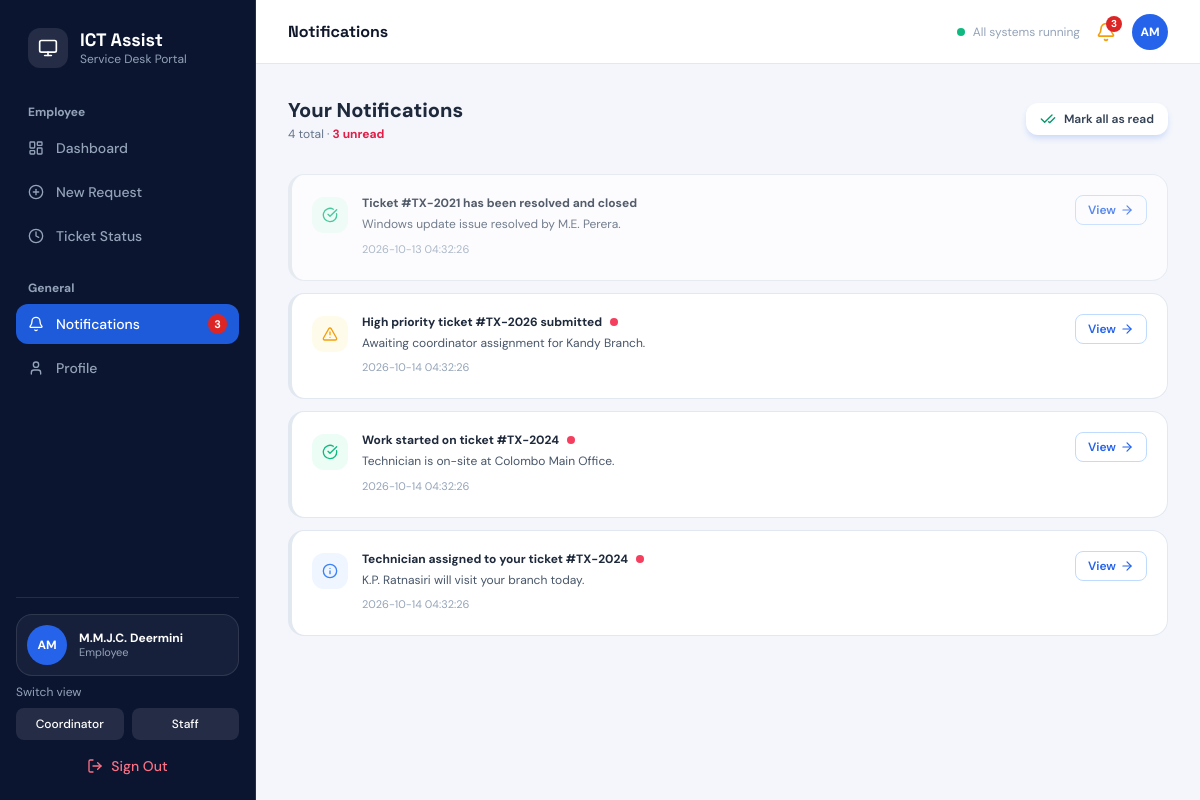
Screenshot of /notifications.php (signed in) with the database file from the repository.
### tables this page shows
CREATE TABLE users (
  id            INT UNSIGNED AUTO_INCREMENT PRIMARY KEY,
  name          VARCHAR(100) NOT NULL,             
  full_name     VARCHAR(150) NOT NULL,
  email         VARCHAR(150) NOT NULL UNIQUE,
  password_hash VARCHAR(255) NOT NULL,
  role          ENUM('employee','coordinator','staff') NOT NULL,
  role_title    VARCHAR(100) NULL,
  department_id INT UNSIGNED NULL,
  branch_id     INT UNSIGNED NULL,
  phone         VARCHAR(30)  NULL,
  avatar        VARCHAR(5)   NULL,                 
  profile_image VARCHAR(255) NULL,                 
  is_active     TINYINT(1) NOT NULL DEFAULT 1,
  created_at    TIMESTAMP NOT NULL DEFAULT CURRENT_TIMESTAMP,
  CONSTRAINT fk_users_dept   FOREIGN KEY (department_id) REFERENCES departments(id) ON DELETE SET NULL,
  CONSTRAINT fk_users_branch FOREIGN KEY (branch_id)     REFERENCES branches(id)    ON DELETE SET NULL,
  INDEX idx_users_role (role)
);

CREATE TABLE notifications (
  id         INT UNSIGNED AUTO_INCREMENT PRIMARY KEY,
  user_id    INT UNSIGNED NOT NULL,
  ticket_id  INT UNSIGNED NULL,
  title      VARCHAR(200) NOT NULL,
  subtitle   VARCHAR(300) NULL,
  type       ENUM('info','success','warning') NOT NULL DEFAULT 'info',
  is_read    TINYINT(1) NOT NULL DEFAULT 0,
  created_at DATETIME NOT NULL DEFAULT CURRENT_TIMESTAMP,
  CONSTRAINT fk_nt_user   FOREIGN KEY (user_id)   REFERENCES users(id)   ON DELETE CASCADE,
  CONSTRAINT fk_nt_ticket FOREIGN KEY (ticket_id) REFERENCES tickets(id) ON DELETE SET NULL,
  INDEX idx_nt_user_read (user_id, is_read)
);

### notifications.php (the view, shortened to what this page needs)
<?php
require_once 'config.php';
need();
$u = me();
$rows = q("SELECT * FROM notifications WHERE user_id=? ORDER BY id DESC LIMIT 100", [$u['id']])->fetchAll();
$unreadCount = 0;
foreach ($rows as $r) {
  if (!$r['is_read']) $unreadCount++;
}
head('Notifications');
?>
<div class="flex flex-col sm:flex-row sm:items-center justify-between gap-4 pb-2">
  <div>
    <h2 class="text-xl font-extrabold text-slate-800">Your Notifications</h2>
    <p class="text-xs text-slate-500 mt-0.5">
      <?= count($rows) ?> total · <span class="font-bold <?= $unreadCount ? 'text-rose-600' : 'text-slate-500' ?>"><?= $unreadCount ?> unread</span>
    </p>
  </div>
  <?php if ($unreadCount > 0): ?>
  <form method="post" class="inline">
    <button name="all" value="1" class="bg-white hover:bg-slate-50 text-slate-700 text-xs font-semibold px-3.5 py-2 rounded-xl border border-slate-200 shadow-xs transition flex items-center gap-2">
      <i data-lucide="check-check" class="w-4 h-4 text-emerald-600"></i>
      <span>Mark all as read</span>
    </button>
  </form>
  <?php endif; ?>
</div>
<?php if (!$rows): ?>
<div class="bg-white rounded-3xl border border-slate-200 p-12 text-center shadow-xs">
  <div class="w-14 h-14 bg-slate-100 text-slate-400 rounded-2xl flex items-center justify-center mx-auto mb-3">
    <i data-lucide="bell-off" class="w-7 h-7"></i>
  </div>
  <h3 class="text-sm font-bold text-slate-700">No notifications yet</h3>
  <p class="text-xs text-slate-400 mt-1 max-w-sm mx-auto">You're all caught up! Updates regarding tickets, tasks, assignments, and incident alerts will appear here.</p>
</div>
<?php else: ?>
<div class="space-y-3">
  <?php foreach ($rows as $n):
    $isRead = (bool)$n['is_read'];
    $type = $n['type'] ?? 'info';
    $isCoord = $u['role'] === 'coordinator';
    $isStaff = $u['role'] === 'staff';
    $borderCls = $isCoord ? 'border-l-4 border-purple-600' : ($isStaff ? 'border-l-4 border-emerald-600' : 'border-l-4 border-blue-500');
    $icon = 'info';
    $iconColor = $isCoord ? 'text-purple-600 bg-purple-50' : ($isStaff ? 'text-emerald-600 bg-emerald-50' : 'text-blue-500 bg-blue-50');
    if ($type === 'warning') {
      $borderCls = 'border-l-4 border-amber-500';
      $icon = 'alert-triangle';
      $iconColor = 'text-amber-500 bg-amber-50';
    } elseif ($type === 'success') {
      $borderCls = 'border-l-4 border-emerald-500';
      $icon = 'check-circle';
      $iconColor = 'text-emerald-500 bg-emerald-50';
    }
    $viewBtnCls = $isCoord ? 'text-purple-700 border-purple-200 hover:bg-purple-50' : ($isStaff ? 'text-emerald-700 border-emerald-200 hover:bg-emerald-50' : 'text-blue-600 border-blue-200 hover:bg-blue-50');
  ?>
  <div class="bg-white p-4 sm:p-5 rounded-2xl border border-slate-200 <?= $borderCls ?> shadow-xs flex items-start justify-between gap-4 <?= $isRead ? 'opacity-75 hover:opacity-100' : '' ?> transition">
    <div class="flex items-start space-x-3.5">
      <div class="w-9 h-9 rounded-xl <?= $iconColor ?> flex items-center justify-center shrink-0 mt-0.5">
        <i data-lucide="<?= $icon ?>" class="w-4 h-4"></i>
      </div>
      <div>
        <div class="flex items-center gap-2">
          <h4 class="text-xs font-bold text-slate-800"><?= e($n['title']) ?></h4>
          <?php if (!$isRead): ?>
          <span class="w-2 h-2 rounded-full bg-rose-500 shrink-0"></span>
          <?php endif; ?>
        </div>
        <p class="text-xs text-slate-600 mt-1 leading-relaxed"><?= e($n['subtitle']) ?></p>
        <span class="inline-block text-[11px] text-slate-400 mt-1.5"><?= e($n['created_at']) ?></span>
      </div>
    </div>
    <?php if (!empty($n['ticket_id'])): ?>
    <a href="ticket.php?id=<?= (int)$n['ticket_id'] ?>" class="shrink-0 text-xs font-semibold <?= $viewBtnCls ?> border px-3 py-1.5 rounded-lg transition flex items-center gap-1">
      <span>View</span>
      <i data-lucide="arrow-right" class="w-3.5 h-3.5"></i>
    </a>
    <?php endif; ?>
  </div>
  <?php endforeach; ?>
</div>
<?php endif; ?>
<?php foot(); ?>

### config.php (shortened to what this page needs)
<?php
$pdo = new PDO('mysql:host=localhost;dbname=ict_assist;charset=utf8mb4', 'root', '', [
  PDO::ATTR_ERRMODE => PDO::ERRMODE_EXCEPTION, PDO::ATTR_DEFAULT_FETCH_MODE => PDO::FETCH_ASSOC]);
function e($s){ return htmlspecialchars((string)$s, ENT_QUOTES); }
function q($sql, $p = []){ global $pdo; $s = $pdo->prepare($sql); $s->execute($p); return $s; }
function me(){
  static $cached = null;
  if ($cached !== null) return $cached;
  try {
    $row = q("SELECT id, name, full_name, email, role, avatar, profile_image FROM users WHERE id=? AND is_active=1", [$_SESSION['u']['id']])->fetch();
    if ($row) {
      $cached = $_SESSION['u'];
      return $cached;
    }
  } catch (Exception $e) {}
  return $_SESSION['u'];
}
function need($role = null){
  if (!me()) { header('Location: login.html'); exit; }
}
function initials($name){
  $parts = preg_split('/[\s\._-]+/', trim((string)$name));
  $in = '';
  foreach ($parts as $p) {
    if ($p !== '') $in .= strtoupper($p[0]);
    if (strlen($in) >= 2) break;
  }
  return $in ?: 'US';
}
function head($t){
  $u = me();
  $n = 0;
  if ($u) {
    $n = (int)q("SELECT COUNT(*) c FROM notifications WHERE user_id=? AND is_read=0", [$u['id']])->fetch()['c'];
  }
  $initials = $u ? initials($u['name']) : 'US';
  $cur = basename($_SERVER['PHP_SELF'] ?? '');
  echo '<!DOCTYPE html>';
  echo '<html lang="en">';
  echo '<head>';
  echo '<script src="https://cdn.tailwindcss.com"></script>';
  echo '<link rel="stylesheet" href="assets/style.css">';
  echo '</head>';
  echo '<body class="font-sans text-slate-700 min-h-screen lg:flex">';
  if ($u) {
    $role = $u['role'];
    $roleDisplay = ucfirst($role);
    $isDash = in_array($cur, ['dashboard.php', 'employee-dashboard.html', 'coordinator-dashboard.html', 'staff-dashboard.html']);
    $isNewReq = in_array($cur, ['new_request.php', 'new-request.html']);
    $isTicket = in_array($cur, ['ticket_status.php', 'ticket-status.html', 'ticket.php']);
    $isNotif = in_array($cur, ['notifications.php', 'notifications.html']);
    $isProfile = in_array($cur, ['profile.php', 'profile.html']);
    $activeBg = $role === 'coordinator' ? 'bg-purple-600 text-white' : ($role === 'staff' ? 'bg-emerald-600 text-white' : 'bg-neon text-white');
    $portalSubtitle = $role === 'coordinator' ? 'Coordinator Portal' : ($role === 'staff' ? 'Technician Portal' : 'Service Desk Portal');
    $linkActive = 'flex items-center gap-3 px-3 py-2.5 rounded-xl '.$activeBg.' font-medium text-sm shadow-xs';
    $linkInactive = 'flex items-center gap-3 px-3 py-2.5 rounded-xl text-slate-400 hover:text-white hover:bg-white/5 font-medium text-sm transition';
    echo '<aside id="sidebar" class="hidden lg:flex fixed lg:sticky top-0 z-40 h-screen w-64 bg-[#0B1530] border-r border-white/10 flex-col justify-between p-4 shrink-0 overflow-y-auto select-none">';
    echo '  <div>';
    echo '    <div class="p-3 flex items-center gap-3 mb-6">';
    echo '      <div class="w-10 h-10 rounded-xl bg-white/10 flex items-center justify-center text-white"><i data-lucide="monitor" class="w-5 h-5"></i></div>';
    echo '      <div>';
    echo '        <h1 class="font-display text-lg font-bold text-white leading-tight">ICT Assist</h1>';
    echo '        <p class="text-xs text-slate-400">'.e($portalSubtitle).'</p>';
    echo '      </div>';
    echo '    </div>';
    echo '    <p class="text-xs font-bold text-slate-400 px-3 mb-2">'.e($roleDisplay).'</p>';
    echo '    <nav class="space-y-1 text-sm font-medium mb-6">';
    echo '      <a href="dashboard.php" class="'.($isDash ? $linkActive : $linkInactive).'"><i data-lucide="layout-dashboard" class="w-4 h-4"></i><span>Dashboard</span></a>';
    if ($role === 'employee') {
      echo '      <a href="new_request.php" class="'.($isNewReq ? $linkActive : $linkInactive).'"><i data-lucide="plus-circle" class="w-4 h-4"></i><span>New Request</span></a>';
      echo '      <a href="ticket_status.php" class="'.($isTicket ? $linkActive : $linkInactive).'"><i data-lucide="clock" class="w-4 h-4"></i><span>Ticket Status</span></a>';
    } elseif ($role === 'staff') {
      echo '      <a href="ticket_status.php" class="'.($isTicket ? $linkActive : $linkInactive).'"><i data-lucide="wrench" class="w-4 h-4"></i><span>Assigned Tasks</span></a>';
    }
    echo '    </nav>';
    echo '    <p class="text-xs font-bold text-slate-400 px-3 mb-2">General</p>';
    echo '    <nav class="space-y-1 text-sm font-medium">';
    echo '      <a href="notifications.php" class="'.($isNotif ? $linkActive : $linkInactive).'"><i data-lucide="bell" class="w-4 h-4"></i><span>Notifications</span>'.($n ? '<span class="ml-auto bg-red-600 text-white text-[11px] font-bold rounded-full px-1.5">'.$n.'</span>' : '').'</a>';
    echo '      <a href="profile.php" class="'.($isProfile ? $linkActive : $linkInactive).'"><i data-lucide="user" class="w-4 h-4"></i><span>Profile</span></a>';
    echo '    </nav>';
    echo '  </div>';
    echo '  <div class="space-y-2 pt-4 border-t border-white/10 text-sm">';
    echo '    <a href="profile.php" class="flex items-center gap-3 p-2.5 mb-2 rounded-2xl bg-white/5 border border-white/10 hover:bg-white/10 transition group">';
    if (!empty($u['profile_image']) && file_exists(__DIR__ . '/uploads/' . $u['profile_image'])) {
      echo '      <span class="w-10 h-10 rounded-full overflow-hidden border border-white/20 shrink-0 block"><img src="uploads/'.e($u['profile_image']).'" alt="'.e($u['name']).'" class="w-full h-full object-cover"></span>';
    } else {
      $avatarBg = $role === 'coordinator' ? 'bg-purple-600' : ($role === 'staff' ? 'bg-emerald-600' : 'bg-blue-600');
      echo '      <span class="w-10 h-10 rounded-full '.$avatarBg.' text-white text-xs font-bold flex items-center justify-center shrink-0">'.e($initials).'</span>';
    }
    echo '      <span class="leading-tight min-w-0">';
    echo '        <span class="block text-xs font-bold text-white truncate group-hover:text-blue-200 transition">'.e($u['full_name'] ?: $u['name']).'</span>';
    echo '        <span class="block text-[11px] text-slate-400 capitalize">'.e($role).'</span>';
    echo '      </span>';
    echo '    </a>';
    echo '    <p class="text-xs text-slate-400">Switch view</p>';
    echo '    <div class="grid grid-cols-2 gap-2">';
    if ($role === 'employee') {
      echo '      <a href="switch_view.php?role=coordinator" class="py-2 bg-white/10 text-center rounded-lg hover:bg-purple-600 text-white text-xs font-medium transition">Coordinator</a>';
      echo '      <a href="switch_view.php?role=staff" class="py-2 bg-white/10 text-center rounded-lg hover:bg-emerald-600 text-white text-xs font-medium transition">Staff</a>';
    }
    echo '    </div>';
    echo '    <a href="logout.php" class="flex items-center justify-center gap-2 p-2 text-rose-400 hover:bg-rose-500/10 rounded-xl transition font-medium"><i data-lucide="log-out" class="w-4 h-4"></i>Sign Out</a>';
    echo '  </div>';
    echo '</aside>';
    echo '<div class="flex-1 flex flex-col min-w-0">';
    echo '  <header class="h-16 bg-white border-b border-slate-200 flex items-center justify-between px-4 sm:px-8 sticky top-0 z-30">';
    echo '    <div class="flex items-center gap-3">';
    echo '      <h2 class="font-display text-base font-bold text-slate-900">'.e($t).'</h2>';
    echo '    </div>';
    echo '    <div class="flex items-center gap-4">';
    echo '      <span class="hidden sm:flex items-center gap-2 text-xs text-slate-400"><span class="pulse-dot w-2 h-2 rounded-full bg-emerald-500"></span>All systems running</span>';
    echo '      <a href="notifications.php" class="relative text-amber-500 hover:text-amber-600 transition" aria-label="Notifications">';
    echo '        <i data-lucide="bell" class="w-5 h-5"></i>';
    if ($n > 0) {
      echo '        <span class="absolute -top-1.5 -right-1.5 w-4 h-4 bg-red-600 text-white text-[10px] font-bold rounded-full flex items-center justify-center">'.$n.'</span>';
    }
    echo '      </a>';
    $avatarBg = $role === 'coordinator' ? 'bg-purple-600' : ($role === 'staff' ? 'bg-emerald-600' : 'bg-blue-600');
    if (!empty($u['profile_image']) && file_exists(__DIR__ . '/uploads/' . $u['profile_image'])) {
      echo '      <a href="profile.php" class="w-9 h-9 rounded-full overflow-hidden border border-slate-200 block transition hover:scale-105 shrink-0 shadow-xs ring-2 ring-slate-100" aria-label="Profile"><img src="uploads/'.e($u['profile_image']).'" alt="'.e($u['name']).'" class="w-full h-full object-cover"></a>';
    } else {
      echo '      <a href="profile.php" class="w-9 h-9 rounded-full '.$avatarBg.' text-white text-xs font-bold flex items-center justify-center transition hover:scale-105 shrink-0" aria-label="Profile">'.e($initials).'</a>';
    }
    echo '    </div>';
    echo '  </header>';
  }
  echo '  <main class="flex-1 p-4 sm:p-8 max-w-6xl mx-auto w-full space-y-6">';
}
function foot(){
  echo '  </main>';
  echo '</div>';
  echo '</body></html>';
}

### assets/style.css (style rules this page uses)
* { box-sizing:border-box }
body { margin:0;font-family:ui-sans-serif,system-ui,-apple-system,BlinkMacSystemFont,Segoe UI,Roboto,sans-serif; }
button,.btn { background:#2563eb;color:#fff;border:0;border-radius:0.75rem;padding:0.625rem 1.25rem;font-weight:600;font-size:0.875rem;cursor:pointer;text-decoration:none;display:inline-flex;align-items:center;justify-content:center;gap:0.5rem;box-shadow:0 4px 6px -1px rgba(37,99,235,0.2);transition:all 0.15s; }
.inline { display:inline-block; }

### rows the page displays
users: role "Service Desk Portal", role "Employee", name "AM", full_name "M.M.J.C. Deermini"
notifications: title "Ticket #TX-2021 has been resolved and closed", subtitle "Windows update issue resolved by M.E. Perera.", created_at "2026-10-13 04:32:26"
notifications: title "High priority ticket #TX-2026 submitted", is_read 0 (drawn), subtitle "Awaiting coordinator assignment for Kandy Branch.", created_at "2026-10-14 04:32:26"
notifications: title "Work started on ticket #TX-2024", is_read 0 (drawn), subtitle "Technician is on-site at Colombo Main Office.", created_at "2026-10-14 04:32:26"
notifications: title "Technician assigned to your ticket #TX-2024", is_read 0 (drawn), subtitle "K.P. Ratnasiri will visit your branch today.", created_at "2026-10-14 04:32:26"

### other values shown
$n "3"
$t "Notifications"
count($rows) "4"
$unreadCount "3"
